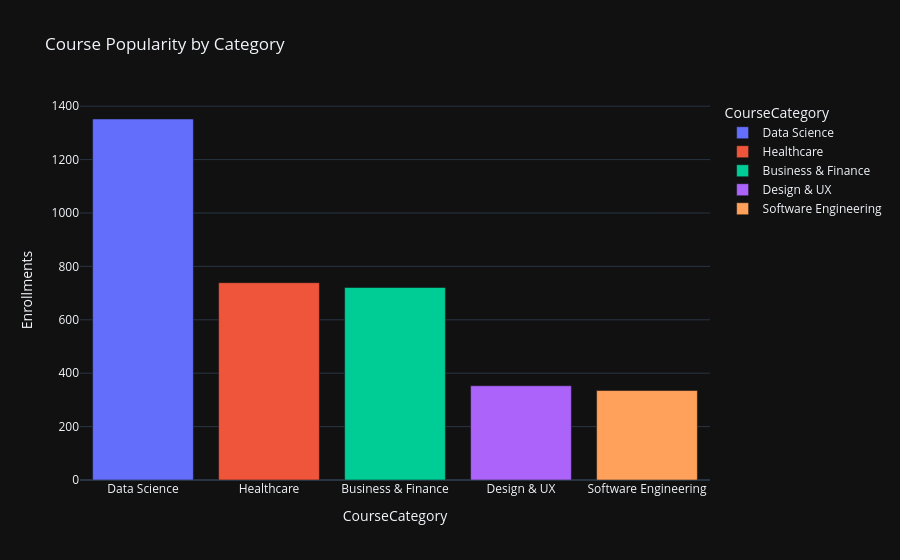
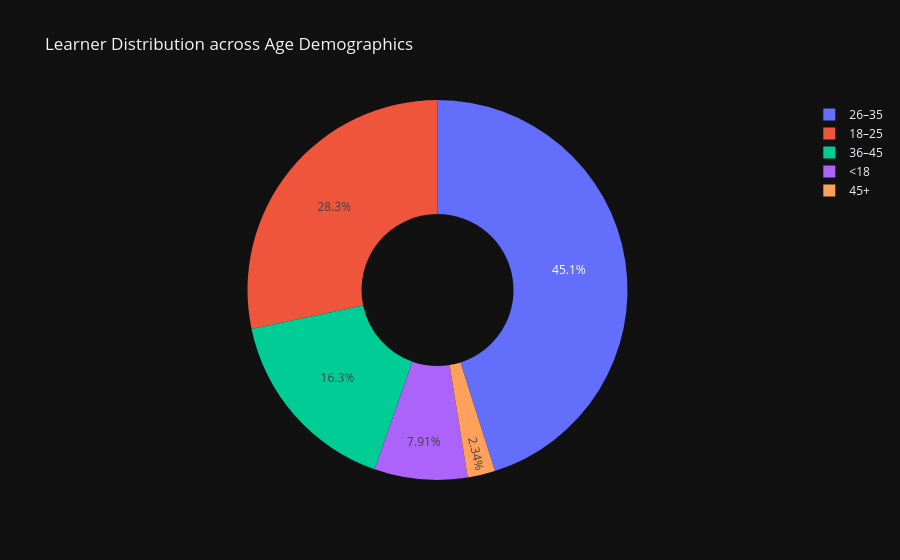

The code cell stored with these charts, in order, in its notebook:
### Code cell
# 1. Calculate Core KPIs for the Executive Summary / Research Paper
total_enrollments = len(df_merged)
unique_learners = df_merged["UserID"].nunique()
popular_category = df_merged["CourseCategory"].mode()[0]
avg_learner_age = int(df_merged["Age"].mean())

print(f"--- EDU-PRO ANALYTICS SUMMARY ---")
print(f"Total Enrollments: {total_enrollments}")
print(f"Unique Learners: {unique_learners}")
print(f"Most Popular Course Category: {popular_category}")
print(f"Average Learner Age: {avg_learner_age} years old\n")

# 2. Visual 1: Enrollments by Course Category
category_counts = df_merged["CourseCategory"].value_counts().reset_index()
category_counts.columns = ["CourseCategory", "Enrollments"]

fig_cat = px.bar(
    category_counts, 
    x="CourseCategory", 
    y="Enrollments", 
    color="CourseCategory",
    title="Course Popularity by Category",
    template="plotly_dark"
)
fig_cat.show()

# 3. Visual 2: Age Demographics Segmentation
age_counts = df_merged["AgeGroup"].value_counts().sort_index().reset_index()
age_counts.columns = ["AgeGroup", "Count"]

fig_age = px.pie(
    age_counts, 
    names="AgeGroup", 
    values="Count", 
    title="Learner Distribution across Age Demographics",
    hole=0.4,
    template="plotly_dark"
)
fig_age.show()

### Figure 1 — Plotly figure (JSON) as saved in the notebook; plotly's stock layout.template omitted (floating-point values rounded to 4 significant figures)
{"data": [{"hovertemplate": "CourseCategory=%{x}<br>Enrollments=%{y}<extra></extra>", "legendgroup": "Data Science", "marker": {"color": "#636efa", "pattern": {"shape": ""}}, "name": "Data Science", "orientation": "v", "showlegend": true, "textposition": "auto", "type": "bar", "x": ["Data Science"], "xaxis": "x", "y": [1352], "yaxis": "y"}, {"hovertemplate": "CourseCategory=%{x}<br>Enrollments=%{y}<extra></extra>", "legendgroup": "Healthcare", "marker": {"color": "#EF553B", "pattern": {"shape": ""}}, "name": "Healthcare", "orientation": "v", "showlegend": true, "textposition": "auto", "type": "bar", "x": ["Healthcare"], "xaxis": "x", "y": [739], "yaxis": "y"}, {"hovertemplate": "CourseCategory=%{x}<br>Enrollments=%{y}<extra></extra>", "legendgroup": "Business & Finance", "marker": {"color": "#00cc96", "pattern": {"shape": ""}}, "name": "Business & Finance", "orientation": "v", "showlegend": true, "textposition": "auto", "type": "bar", "x": ["Business & Finance"], "xaxis": "x", "y": [721], "yaxis": "y"}, {"hovertemplate": "CourseCategory=%{x}<br>Enrollments=%{y}<extra></extra>", "legendgroup": "Design & UX", "marker": {"color": "#ab63fa", "pattern": {"shape": ""}}, "name": "Design & UX", "orientation": "v", "showlegend": true, "textposition": "auto", "type": "bar", "x": ["Design & UX"], "xaxis": "x", "y": [353], "yaxis": "y"}, {"hovertemplate": "CourseCategory=%{x}<br>Enrollments=%{y}<extra></extra>", "legendgroup": "Software Engineering", "marker": {"color": "#FFA15A", "pattern": {"shape": ""}}, "name": "Software Engineering", "orientation": "v", "showlegend": true, "textposition": "auto", "type": "bar", "x": ["Software Engineering"], "xaxis": "x", "y": [335], "yaxis": "y"}], "layout": {"barmode": "relative", "legend": {"title": {"text": "CourseCategory"}, "tracegroupgap": 0}, "title": {"text": "Course Popularity by Category"}, "xaxis": {"anchor": "y", "categoryarray": ["Data Science", "Healthcare", "Business & Finance", "Design & UX", "Software Engineering"], "categoryorder": "array", "domain": [0, 1], "title": {"text": "CourseCategory"}}, "yaxis": {"anchor": "x", "domain": [0, 1], "title": {"text": "Enrollments"}}}}

### Figure 2 — Plotly figure (JSON) as saved in the notebook; plotly's stock layout.template omitted (floating-point values rounded to 4 significant figures)
{"data": [{"domain": {"x": [0, 1], "y": [0, 1]}, "hole": 0.4, "hovertemplate": "AgeGroup=%{label}<br>Count=%{value}<extra></extra>", "labels": ["<18", "18–25", "26–35", "36–45", "45+"], "legendgroup": "", "name": "", "showlegend": true, "type": "pie", "values": [277, 990, 1579, 572, 82]}], "layout": {"legend": {"tracegroupgap": 0}, "title": {"text": "Learner Distribution across Age Demographics"}}}
